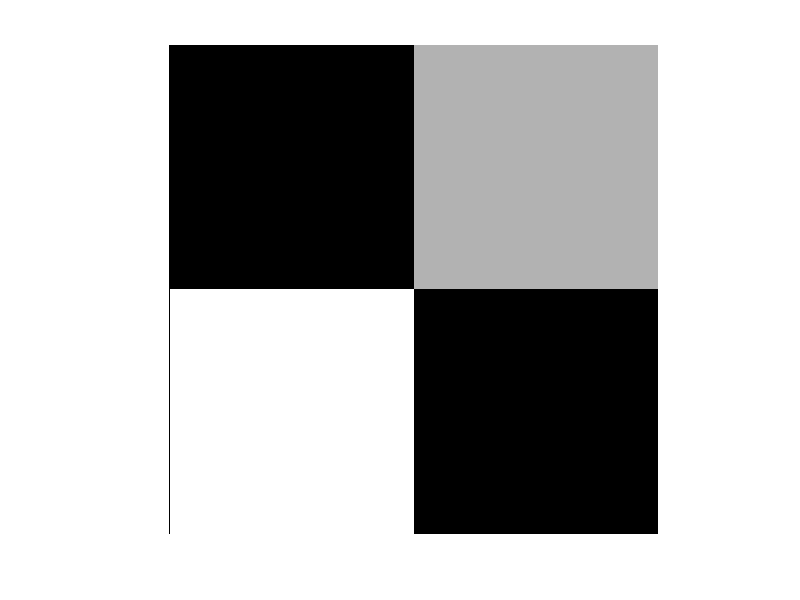

Source code (MATLAB): (Note: this script raises an error after producing the figure.)
%%%%%%%%%%
% tformarray:
% EJEMPLO 1 tformarray:

I = checkerboard(20,1,1);
figure, imshow(I)
T = maketform('projective',[1 1; 41 1; 41 41;   1 41],...
                           [5 5; 40 5; 35 30; -10 30]);
R = makeresampler('cubic','circular');
J = tformarray(I,T,R,[1 2],[2 1],[100 100],[],[]);
figure, imshow(J)